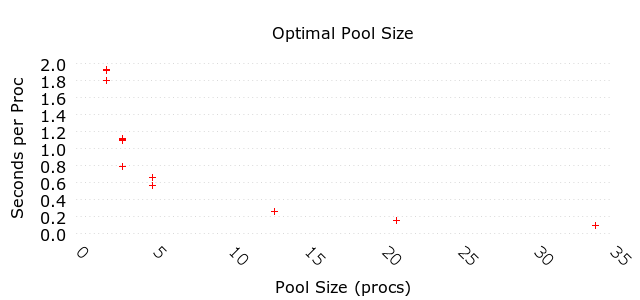

The gnuplot source for this figure:
# Output to PNG, with Verdana 8pt font
# set terminal png nocrop enhanced font "verdana,8" size 640,300
set terminal pngcairo nocrop enhanced font "verdana,12" size 640,300
set output "optimize.png"

# set terminal dumb size 60,15


set grid ytics lc rgb "#505050"

# Don't show the legend in the chart
set nokey

# Thinner, filled bars
set boxwidth 0.4
set style fill solid 1.00

set title "Optimal Pool Size"
set xlabel "Pool Size (procs)"
set ylabel "Seconds per Proc"

# Rotate X labels and get rid of the small striped at the top (nomirror)
set xtics nomirror rotate by -45

# Show human-readable Y-axis. E.g. "100 k" instead of 100000.
# set format y '%.0s %c'
set format y '%.1f'

# Replace small stripes on the Y-axis with a horizontal gridlines
set tic scale 0
set grid ytics

# Remove border around chart
unset border

# Set a title and Y label. The X label is obviously months, so we don't set it.
# set title "Number of registrations per month" font ",14" tc rgb "#606060"

# Lighter grid lines
set grid ytics lc rgb "#C0C0C0"

# Manual set the Y-axis range
# set yrange [100000 to 300000]

set style line 1 lc rgb '#0060ad' lt 1 lw 2 pt 7 ps 1.5   # --- blue

# f(x)= a*x**b + c*x + y0
# fit f(x) 'optimize.dat' via a,b,c,y0
f(x)= a*x + y0
fit f(x) 'optimize.dat' via a,y0

plot "optimize.dat" using 1:($2/$1) with points#  ls 1
# , f(x) with lines
